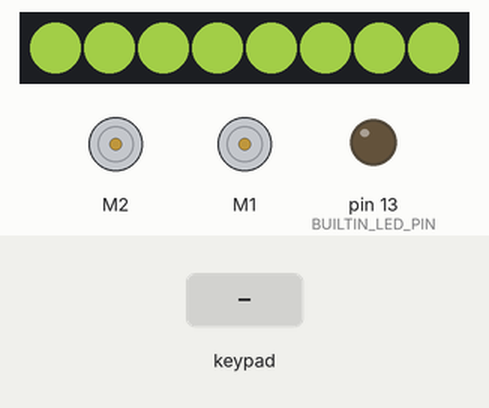
This program was run on a simulated Arduino Uno, built with avr-gcc and run on an emulated ATmega328P. Shown: 2 × DC motor (green arrow = forward, orange = backward, longer = faster), 8 RGB LEDs in strip order, left to right, output pins drawn as LEDs (lit = HIGH). The inputs (shaded band) are chosen by the test bench. Dim RGB values are drawn brighter than linear; random numbers use the default seed unless the program sets one; what the program prints to the serial monitor is not drawn.

Above: at 1.2 s.
1.3 s: key '+' pressed
At 6.7 s:
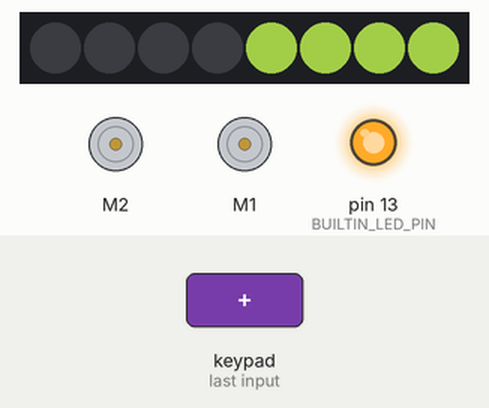
At 12.8 s:
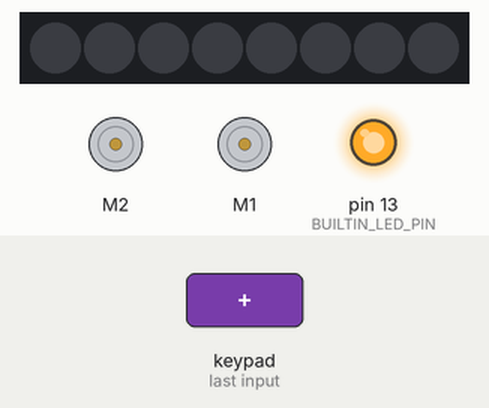
Timing chart, 0 to 21.4 s (numbered marks = the images above; inputs shaded):
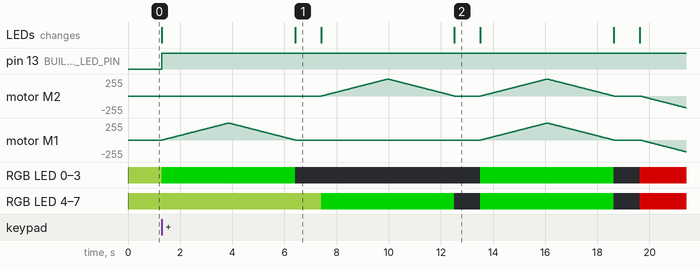

Measured:
- what the display in image 1 shows lasts 1.0 s, from 6.4 s to 7.4 s

The program:

main.cpp
```cpp
/*
 *  in this project we will be using HC-05 bluetooth module
 *  for arduino "UNO" use bluetooth module buadrate below 38400
 *
 *  HC-05 bluetooth module ----> arduino "UNO"
 *              Tx         ----> 2
 *              Rx         ----> 3
 *
 *
 * https://www.impulseadventure.com/elec/robot-differential-steering.html
 *
 */

#include <Arduino.h>
#include <SPI.h>
#include <Adafruit_MotorShield.h>
#define CUSTOM_SETTINGS
#define INCLUDE_GAMEPAD_MODULE
#include <Dabble.h>
#include <Adafruit_NeoPixel.h>
#include "functions.h"
#include "functions-led.h"
#include "config.h"

//---------------SHELD SETUP--------------
// Create the motor shield object with the default I2C address
Adafruit_MotorShield AFMS = Adafruit_MotorShield();

// Select which 'port' M1, M2, M3 or M4. In this case, M1
Adafruit_DCMotor *lMotor = AFMS.getMotor(1);
Adafruit_DCMotor *rMotor = AFMS.getMotor(2);
//---------------LED SETUP--------------

// Define the array of leds
Adafruit_NeoPixel strip(LED_COUNT, NEOPIXEL_PIN, NEO_GRB + NEO_KHZ800);


int lightbarState = 0;
int headlightState = 0;
unsigned long currentMillis = millis();

//---------FUNCTIONS------------------------

void setup()
{
    pinMode(BUILTIN_LED_PIN, OUTPUT);
    pinMode(HEADLIGHT_PIN, OUTPUT);

    Serial.begin(115200); // set up Serial library at 9600 bps
    Dabble.begin(9600);   // Enter baudrate of your bluetooth.Connect bluetooth on Bluetooth port present on evive

    //---------------MOTOR SETUP--------------------------
    printCompilationInfo();
    Serial.println("Start SMARS Setup");

    if (!AFMS.begin())
    { // create with the default frequency 1.6KHz
        // if (!AFMS.begin(1000)) {  // OR with a different frequency, say 1KHz
        Serial.println("Motor shield is disconnected.");
        while (1)
            ;
    }
    Serial.println("Motor Shield found. Continuing");

    // Set the speed to start, from 0 (off) to 255 (max speed)
    rMotor->setSpeed(150);
    lMotor->setSpeed(150);
    rMotor->run(FORWARD);
    lMotor->run(FORWARD);
    // turn on motor
    rMotor->run(RELEASE);
    lMotor->run(RELEASE);
    //---------------LED SETUP

    strip.begin();                       // INITIALIZE NeoPixel strip object (REQUIRED)
    strip.show();                        // Turn OFF all pixels ASAP
    //strip.setBrightness(MAX_BRIGHTNESS); // Set BRIGHTNESS to about 1/5 (max = 255)
    allLights(strip.Color(random(0, MAX_BRIGHTNESS), random(0, MAX_BRIGHTNESS), random(0, MAX_BRIGHTNESS)));// White
    //lightbarToggle(1);
}

void loop()
{
    digitalWrite(LED_BUILTIN, LOW); // TURNS OFF LED. TURNS ON WHEN TEST LOOP RUNNING
    currentMillis = millis();       //  Update current time

    Dabble.processInput(); // this function is used to refresh data obtained from smartphone.Hence calling this function is mandatory in order to get data properly from your mobile.

    //testDrive(1000);
    // testLedAnims();

    handleButtons();
    // handleSticks();
}
```

functions-led.h
```cpp
unsigned long pixelPrevious = 0;   // Previous Pixel Millis
unsigned long patternPrevious = 0; // Previous Pattern Millis
int patternCurrent = 0;            // Current Pattern Number
int pixelQueue = 0;                // Pattern Pixel Queue
int pixelCycle = 0;                // Pattern Pixel Cycle
uint16_t pixelCurrent = 0;         // Pattern Current Pixel Number
int patternInterval = 5000;   // Pattern Interval (ms)
int pixelInterval = 50;       // Pixel Interval (ms)
extern int MAX_BRIGHTNESS;
extern int HEADLIGHT_PIN;
extern int MAX_BRIGHTNESS;
extern int LED_COUNT;
uint16_t pixelNumber = LED_COUNT; // Total Number of Pixels

// Input a value 0 to 255 to get a color value.
// The colours are a transition r - g - b - back to r.


void colorWipe(uint32_t color, int wait)
{
    if (pixelInterval != wait)
        pixelInterval = wait;                 //  Update delay time
    strip.setPixelColor(pixelCurrent, color); //  Set pixel's color (in RAM)
    strip.show();                             //  Update strip to match
    pixelCurrent++;                           //  Advance current pixel
    if (pixelCurrent >= pixelNumber)          //  Loop the pattern from the first LED
        pixelCurrent = 0;
}

void rightLights(uint32_t color)
{

    for (uint16_t i = pixelNumber / 2; i < pixelNumber; i++)
    {

        strip.setPixelColor(i, color);
    }
    strip.show(); //  Update strip to match
}

void leftLights(uint32_t color)
{
    for (uint16_t i = 0; i < pixelNumber / 2; i++)
    {

        strip.setPixelColor(i, color);
    }
    strip.show(); //  Update strip to match
}

void allLights(uint32_t color)
{
    for (uint16_t i = 0; i < pixelNumber; i++)
    {

        strip.setPixelColor(i, color);
    }
    strip.show(); //  Update strip to match
}

void testLedAnims()
{
    Serial.print("Test");
}
```

functions.h
```cpp
extern Adafruit_DCMotor *rMotor;
extern Adafruit_DCMotor *lMotor;

extern void leftLights(uint32_t color);
extern void rightLights(uint32_t color);
extern void allLights(uint32_t color);
extern Adafruit_NeoPixel strip;
extern int pixelInterval;
extern int pixelCycle;
extern int pixelQueue;
extern int MAX_BRIGHTNESS;
extern int HEADLIGHT_PIN;
extern uint16_t pixelCurrent; // Pattern Current Pixel Number
extern uint16_t pixelNumber;  // Total Number of Pixels

extern int lightbarState;
extern int headlightState;
extern unsigned long currentMillis;

extern String ARDUINO_BOARD;
extern String ARDUINO_MCU;

void printCompilationInfo()
{
    String str, adjStr;
    Serial.print("Arduino IDE version ");
    str = String(ARDUINO);
    adjStr = str.substring(1, str.length() - 5) + ".";
    adjStr = adjStr + str.substring(str.length() - 4, str.length() - 2) + ".";
    adjStr = adjStr + str.substring(str.length() - 2);
    Serial.println(adjStr); // date and time sketch compiled
    Serial.print("Compiler version    ");
    Serial.println(__VERSION__);
    Serial.print("Compiled date       ");
    Serial.println(__DATE__);
    Serial.print("Compiled time       ");
    Serial.println(__TIME__);
    Serial.print("Sketch location     ");
    Serial.println(__FILE__);
    Serial.print("CPU frequency(MHz)  "); // CPU frequency
    Serial.println(F_CPU / 1000000);
    Serial.print("Development board   ");
    Serial.println(ARDUINO_BOARD);
#ifdef __AVR__ // development board
    Serial.print("Microcontroller     ");
    Serial.println(ARDUINO_MCU);
#endif // microcontroller
    Serial.print("SPI MOSI ");
    Serial.println(MOSI); // pin layout SPI
    Serial.print("SPI MISO ");
    Serial.println(MISO);
    Serial.print("SPI SCK  ");
    Serial.println(SCK);
    Serial.print("SPI SS   ");
    Serial.println(SS);
    Serial.print("I2C SDA  ");
    Serial.println(SDA); // pin layout I2C
    Serial.print("I2C SCL  ");
    Serial.println(SCL);
#ifndef ESP32
    Serial.print("LED      ");
    Serial.println(LED_BUILTIN); // built-in LED
#endif                           // Arduino IDE version
}

void lightbarToggle(int toggle)
{
    // Turn the LED on, then pause
    if (toggle == 1)
    {
        lightbarState = 1;
        allLights(strip.Color(MAX_BRIGHTNESS, MAX_BRIGHTNESS, MAX_BRIGHTNESS));// White

    }

    if (toggle == 0)
    {
        lightbarState = 0;
        allLights(strip.Color(0, 0, 0)); // OFF
    }
}

void headlightToggle(int toggle)
{
    // Turn the LED on, then pause
    if (toggle == 1)
    {
        headlightState = 1;
        analogWrite(HEADLIGHT_PIN, 255); // ON
    }

    if (toggle == 0)
    {
        headlightState = 0;
        analogWrite(HEADLIGHT_PIN, 0); // OFF
    }
}

//~~~~~~~~~~~~~~DRIVE FUNCTIONS~~~~~~~~~~~~~~~~~~~~~

void goStop()
{
    //Serial.println("STOPPING");
    rMotor->run(RELEASE);
    lMotor->run(RELEASE);
}

void goTurnRight()
{ // amount is the parameter
    Serial.println("turnRight");
    lMotor->setSpeed(250);
    lMotor->run(FORWARD);
    rMotor->setSpeed(50);
    rMotor->run(BACKWARD);
}

void goTurnLeft()
{
    Serial.println("TurnLeft");
    lMotor->setSpeed(50);
    lMotor->run(BACKWARD);
    rMotor->setSpeed(250);
    rMotor->run(FORWARD);
}

void goForward()
{
    Serial.println("FORWARD");
    lMotor->setSpeed(250);
    lMotor->run(FORWARD);
    rMotor->setSpeed(250);
    rMotor->run(FORWARD);
}

void goBackward()
{
    Serial.println("BACKWARD");
    lMotor->setSpeed(250);
    lMotor->run(BACKWARD);
    rMotor->setSpeed(250);
    rMotor->run(BACKWARD);
}

//~~~~~~~~~~~~~~TESTING FUNCTIONS~~~~~~~~~~~~~~~~~~~~~

void forwardTest()
{
    uint8_t i;
    Serial.println("FORWARD");
    rMotor->run(FORWARD);
    lMotor->run(FORWARD);
    allLights(strip.Color(0, MAX_BRIGHTNESS, 0)); // w
    for (i = 0; i < 255; i++)
    {
        rMotor->setSpeed(i);
        lMotor->setSpeed(i);
        delay(10);
    }

    for (i = 255; i != 0; i--)
    {
        rMotor->setSpeed(i);
        lMotor->setSpeed(i);
        delay(10);
    }
    allLights(strip.Color(0, 0, 0)); // w
}

void leftWheelTest()
{
    uint8_t i;
    Serial.println("LEFT ONLY");
    // rMotor->run(FORWARD);
    lMotor->run(FORWARD);

    leftLights(strip.Color(0, MAX_BRIGHTNESS, 0)); // green
    for (i = 0; i < 255; i++)
    {
        // rMotor->setSpeed(i);
        lMotor->setSpeed(i);
        delay(10);
    }

    for (i = 255; i != 0; i--)
    {
        // rMotor->setSpeed(i);
        lMotor->setSpeed(i);
        delay(10);
    }
    leftLights(strip.Color(0, 0, 0)); // whit
}

void rightWheelTest()
{
    uint8_t i;
    Serial.println("RIGHT ONLY");
    rMotor->run(FORWARD);

    rightLights(strip.Color(0, MAX_BRIGHTNESS, 0)); // green
    // lMotor->run(FORWARD);
    for (i = 0; i < 255; i++)
    {
        rMotor->setSpeed(i);
        // lMotor->setSpeed(i);
        delay(10);
    }

    for (i = 255; i != 0; i--)
    {
        rMotor->setSpeed(i);
        // lMotor->setSpeed(i);
        delay(10);
    }
    rightLights(strip.Color(0, 0, 0)); // off
}

void backwardTest()
{
    uint8_t i;
    Serial.println("BACKWARD");
    allLights(strip.Color(MAX_BRIGHTNESS, 0, 0)); // red

    rMotor->run(BACKWARD);
    lMotor->run(BACKWARD);
    for (i = 0; i < 255; i++)
    {
        rMotor->setSpeed(i);
        lMotor->setSpeed(i);
        delay(10);
    }

    for (i = 255; i != 0; i--)
    {
        rMotor->setSpeed(i);
        lMotor->setSpeed(i);
        delay(10);
    }
    allLights(strip.Color(0, 0, 0)); // off
}

void testDrive(int testDriveDelay)
{
    digitalWrite(LED_BUILTIN, HIGH); // TURNS ON LED AT BEGINNING
    // turnRight(10);
    leftWheelTest();
    goStop();
    delay(testDriveDelay);
    rightWheelTest();
    goStop();
    delay(testDriveDelay);
    forwardTest();
    goStop();
    delay(testDriveDelay);
    backwardTest();
    goStop();
    delay(testDriveDelay);
    digitalWrite(LED_BUILTIN, LOW); // TURNS OFF LED AT END
}

//~~~~~~~~~~~~~~CONTROL FUNCTIONS~~~~~~~~~~~~~~~~~~~~~
void handleButtons()
{
    //Serial.print("KeyPressed: ");
    if (GamePad.isUpPressed())
    {
        Serial.print("UP");
        goForward();
    }

    if (GamePad.isDownPressed())
    {
        Serial.print("DOWN");
        goBackward();
    }

    if (GamePad.isLeftPressed())
    {
        Serial.print("Left");
        goTurnLeft();
    }

    if (GamePad.isRightPressed())
    {
        Serial.print("Right");
        goTurnRight();
    }
    if (!GamePad.isUpPressed() && !GamePad.isDownPressed() && !GamePad.isLeftPressed() && !GamePad.isRightPressed())
    {
        goStop();
    }


    if (GamePad.isSquarePressed())
    {
        Serial.print("Square");
        if (lightbarState == 1)
        {
            lightbarToggle(0);
            Serial.print("Turning OFF Lightbar");
        }
        else if (lightbarState == 0)
        {
            lightbarToggle(1);
            Serial.print("Turning ON Lightbar");
        }
    }

    if (GamePad.isCirclePressed())
    {
        allLights(strip.Color(random(0, MAX_BRIGHTNESS), random(0, MAX_BRIGHTNESS), random(0, MAX_BRIGHTNESS)));// random color
    }

    if (GamePad.isCrossPressed())
    {
        Serial.print("Cross");
    }

    if (GamePad.isTrianglePressed())
    {
        Serial.print("Triangle");
    }

    if (GamePad.isStartPressed())
    {
        Serial.print("Start");
        testDrive(1000);
    }

    if (GamePad.isSelectPressed())
    {
        Serial.print("Select");
    }
    Serial.print('\t');
    //  Update current time
}

void handleSticks()
{
    int a = GamePad.getAngle();
    Serial.print("Angle: ");
    Serial.print(a);
    Serial.print('\t');
    int b = GamePad.getRadius();
    Serial.print("Radius: ");
    Serial.print(b);
    Serial.print('\t');
    float c = GamePad.getXaxisData();
    Serial.print("x_axis: ");
    Serial.print(c);
    Serial.print('\t');
    float d = GamePad.getYaxisData();
    Serial.print("y_axis: ");
    Serial.println(d);
    Serial.println();
}
```

config.h
```cpp
String __version__ = "0.0.1";
String ARDUINO_MCU = "atmega328p";
String ARDUINO_BOARD = "uno";

int LED_COUNT = 8;
int NEOPIXEL_PIN = 6;
int BUILTIN_LED_PIN = 13;
int MAX_BRIGHTNESS = 128; //real max around 255
int HEADLIGHT_PIN = 6;
```
